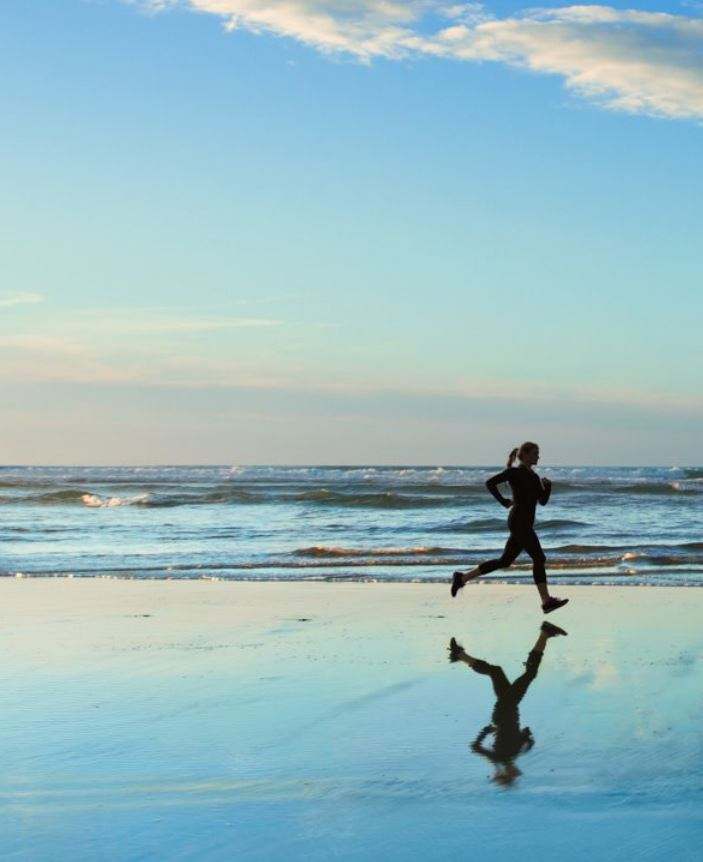
//> input picture OpenCV-C++/Code/12_Threshold/picture.jpg, 703 x 862 px
$ ./Project_12   (built with g++ and OpenCV 4)
//> lines starting //> are read from the running program, lines starting //| are printed output that depends on the picture; after the words box and inside, x2 and y2 are one past the last pixel; in counts of white or black regions, pixels touching at a corner belong together
#include<iostream>
#include<opencv2/opencv.hpp>
#include<opencv2/highgui/highgui.hpp>

using namespace std;
using namespace cv;

int main()
{
    Mat img = imread("picture.jpg");
//> img is the input picture: 862 rows x 703 cols, CV_8UC3; mean B, G, R 194.2, 186.9, 151.2
    if (img.empty()) {
        cout << "Fail to open!" << endl;
        return -1;
    }

    Mat gray;
    cvtColor(img, gray, COLOR_BGR2GRAY);
    Mat img_B, img_B_V, gray_B, gray_B_V, gray_T, gray_T_V, gray_TRUNC;

    //彩色图像二值化
    threshold(img, img_B, 125, 255, THRESH_BINARY);
    threshold(img, img_B_V, 125, 255, THRESH_BINARY_INV);
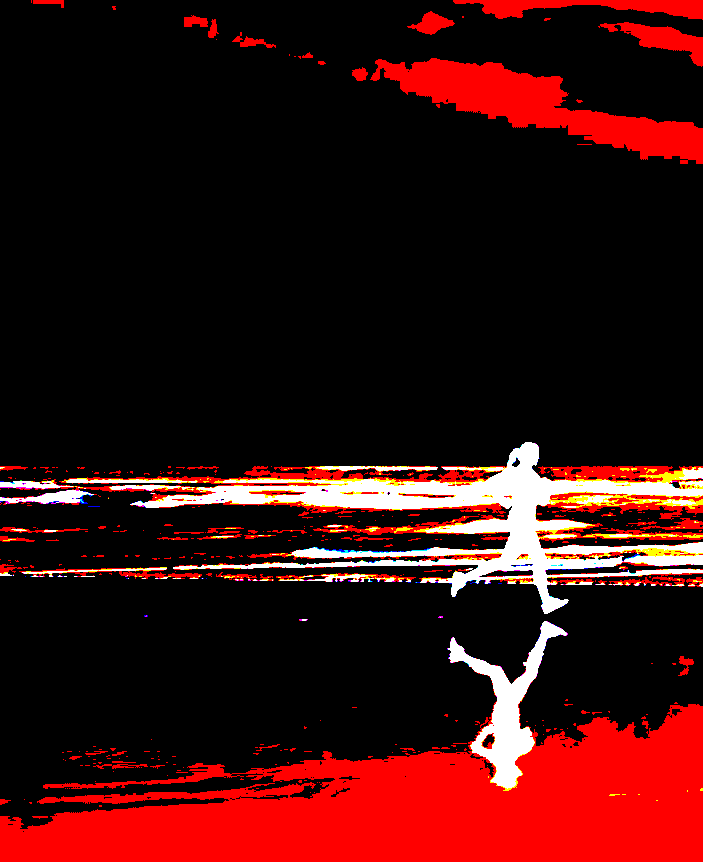
//> img_B_V: 862 rows x 703 cols, CV_8UC3; mean B, G, R 12.9, 14.5, 56.6
    imshow("img_B", img_B);
    imshow("img_B_V", img_B_V);

    //灰度图像二值化
    threshold(gray, gray_B, 125, 255, THRESH_BINARY);
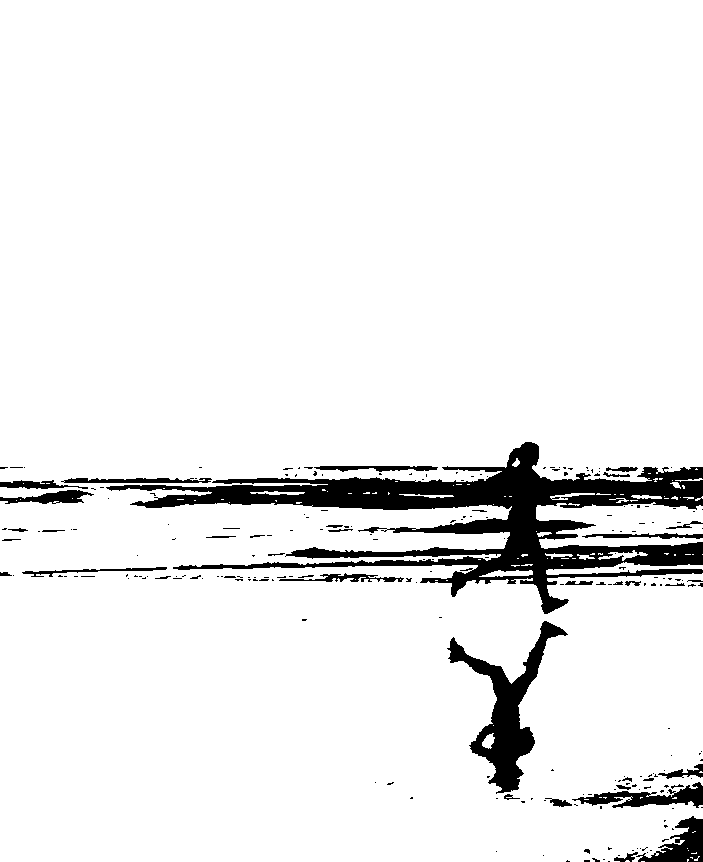
//> gray_B: 862 rows x 703 cols, CV_8UC1; 93.2% white; 228 black regions (187 under 20 px), largest, box (x1, y1, x2, y2) and area: (106, 442, 703, 614) 27209, (447, 621, 568, 794) 5449, (636, 816, 703, 862) 1431
    threshold(gray, gray_B_V, 125, 255, THRESH_BINARY_INV);
    imshow("gray_B", gray_B);
    imshow("gray_B_V", gray_B_V);

    //灰度图像TOZERO变换
    threshold(gray, gray_T, 125, 255, THRESH_TOZERO);
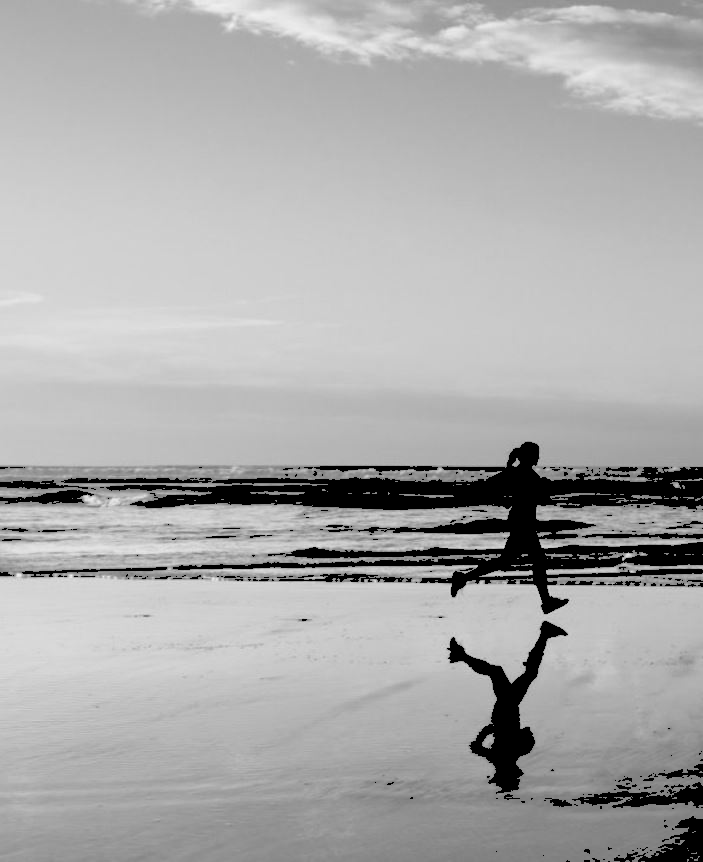
//> gray_T: 862 rows x 703 cols, CV_8UC1; min 0, max 240, mean 171.5
    threshold(gray, gray_T_V, 125, 255, THRESH_TOZERO_INV);
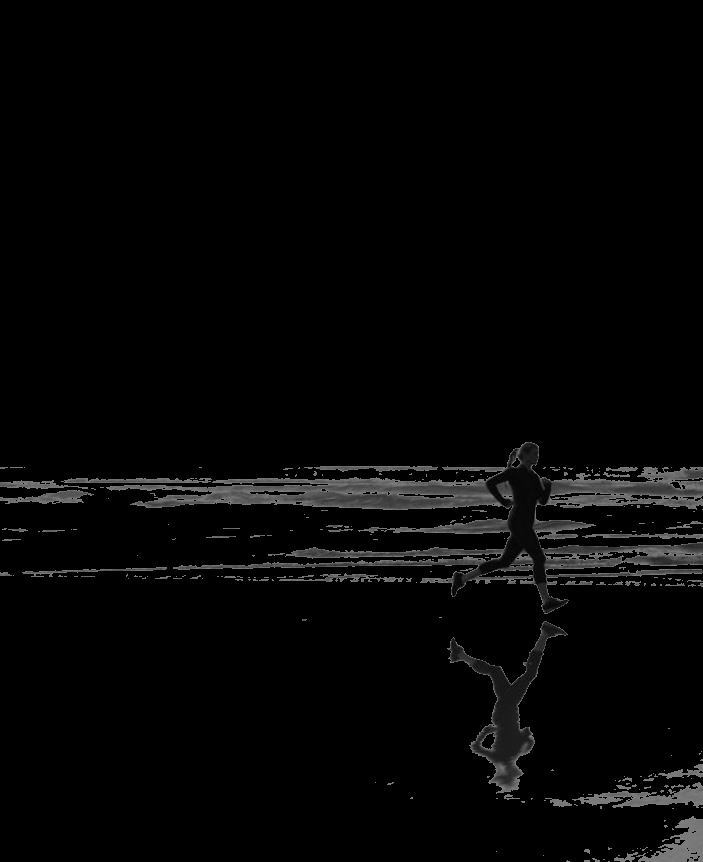
//> gray_T_V: 862 rows x 703 cols, CV_8UC1; min 0, max 125, mean 5.5
    imshow("gray_T", gray_T);
    imshow("gray_T_V", gray_T_V);

    //灰度图像TRUNC变换
    threshold(gray, gray_TRUNC, 125, 255, THRESH_TRUNC);
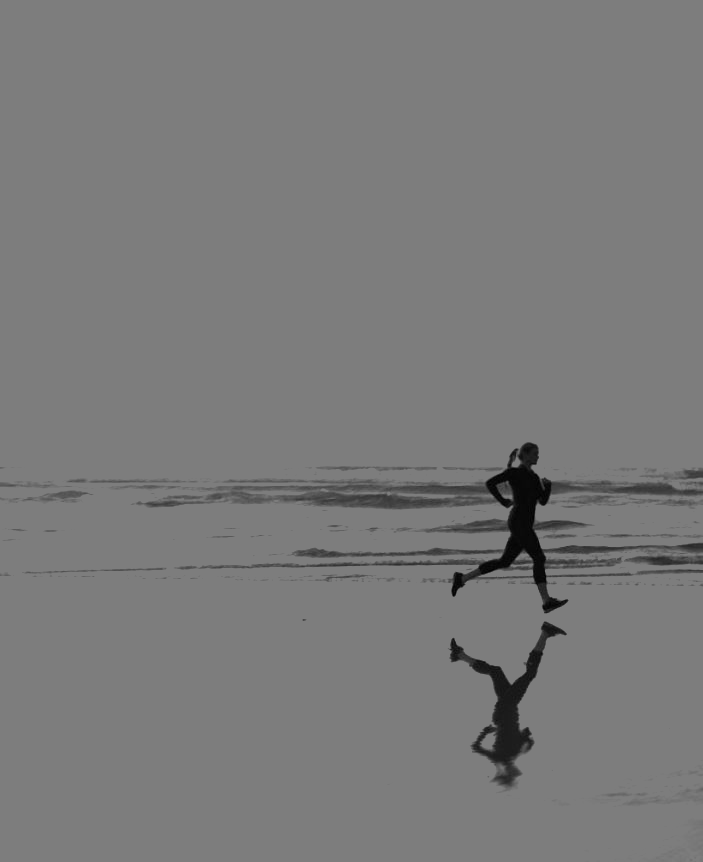
//> gray_TRUNC: 862 rows x 703 cols, CV_8UC1; min 0, max 125, mean 122
    imshow("gray_TRUNC", gray_TRUNC);

    //灰度图像大津法和三角法二值化
    Mat img_Thr = imread("picture.jpg", IMREAD_GRAYSCALE);
//> img_Thr: 862 rows x 703 cols, CV_8UC1; min 0, max 240, mean 177.1
    Mat img_Thr_0, img_Thr_T;
    threshold(img_Thr, img_Thr_0, 100, 255, THRESH_BINARY | THRESH_OTSU);
//> img_Thr_0: 862 rows x 703 cols, CV_8UC1; 81.8% white; 204 black regions (170 under 20 px), largest, box (x1, y1, x2, y2) and area: (0, 621, 703, 862) 55887, (0, 441, 703, 614) 45965, (461, 0, 703, 19) 2201
    threshold(img_Thr, img_Thr_T, 125, 255, THRESH_BINARY | THRESH_TRIANGLE);
//> img_Thr_T: 862 rows x 703 cols, CV_8UC1; 81.4% white; 211 black regions (175 under 20 px), largest, box (x1, y1, x2, y2) and area: (0, 621, 703, 862) 57445, (0, 441, 703, 614) 46463, (460, 0, 703, 19) 2269
    imshow("img_Thr", img_Thr);
    imshow("img_Thr_0", img_Thr_0);
    imshow("img_Thr_T", img_Thr_T);

    //灰度图像自适应二值化
    Mat adaptive_mean, adaptive_gauss;
    adaptiveThreshold(img_Thr, adaptive_mean, 255, ADAPTIVE_THRESH_MEAN_C, THRESH_BINARY, 55, 0);
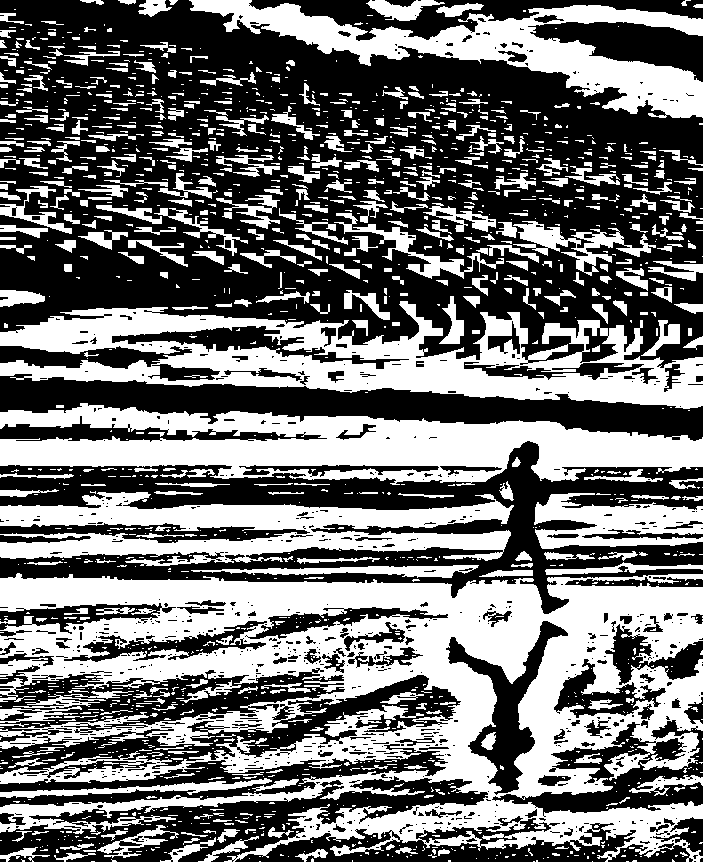
//> adaptive_mean: 862 rows x 703 cols, CV_8UC1; 44.6% white; 1585 white regions (1068 under 20 px), largest, box (x1, y1, x2, y2) and area: (0, 573, 703, 862) 100682, (0, 301, 703, 409) 32807, (0, 403, 703, 486) 32019
    adaptiveThreshold(img_Thr, adaptive_gauss, 255, ADAPTIVE_THRESH_GAUSSIAN_C, THRESH_BINARY, 55, 0);
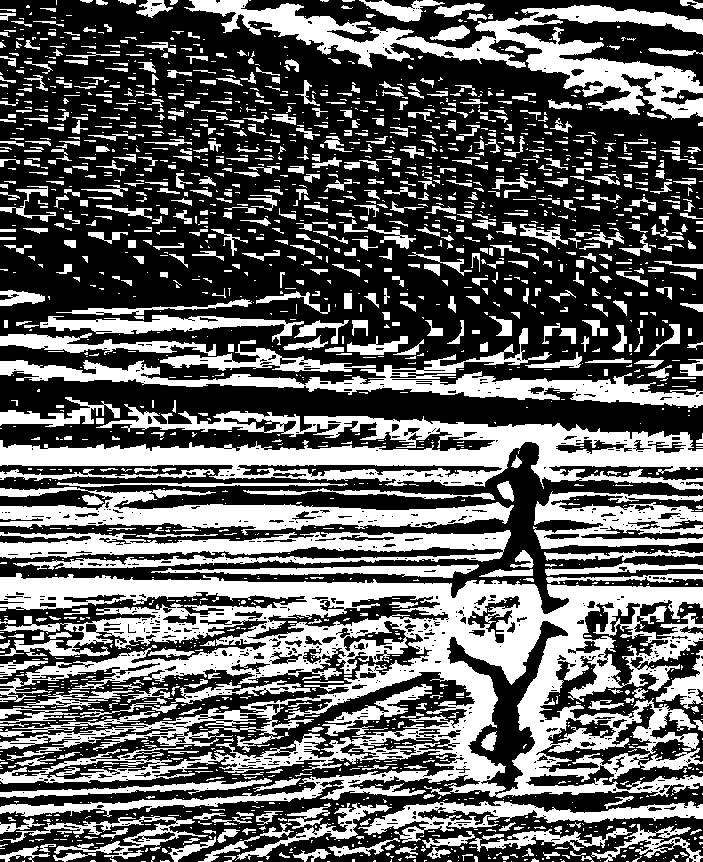
//> adaptive_gauss: 862 rows x 703 cols, CV_8UC1; 38.4% white; 2084 white regions (1383 under 20 px), largest, box (x1, y1, x2, y2) and area: (0, 573, 703, 817) 72605, (0, 404, 703, 490) 23891, (184, 0, 703, 120) 15455

    imshow("adaptive_mean", adaptive_mean);
    imshow("adaptive_gauss", adaptive_gauss);
    waitKey(0);
    return 0;
}
